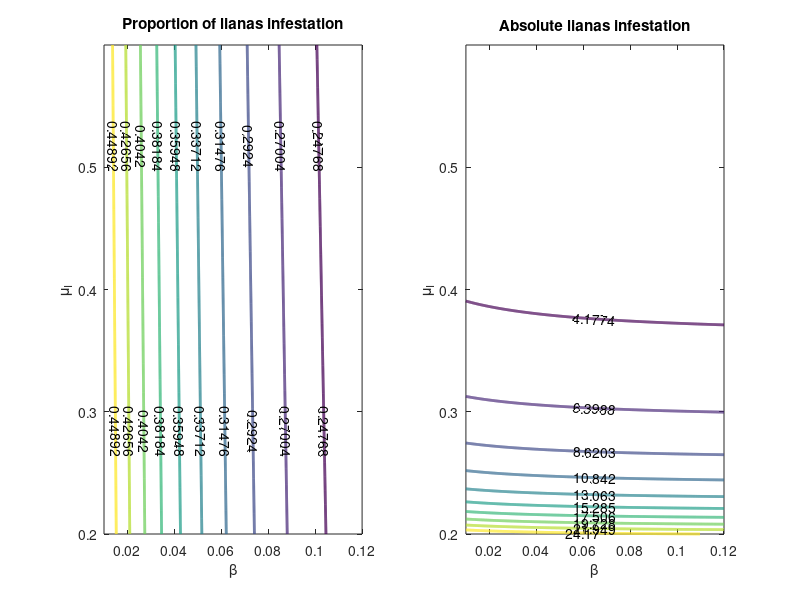

Recreate this plot in MATLAB.
mu_y = 0.25;
mu_m = 0.18; 
gamma = 0.03; 
alpha = 0.05; 
lambda = 0.2; 

% Generate grid of varying parameters
num_points = 1000;
beta = linspace(0.01, 0.12, num_points);
mu_i = linspace(0.2, 0.6, num_points);
[Mu_i, Beta] = meshgrid(mu_i, beta);

% Calculate endemic equilibrium
Y_bar = (gamma + Mu_i) ./ Beta;
I_bar = ((mu_m * Y_bar * (1 + alpha/mu_m)) ./ ...
    (alpha*gamma*(mu_m - lambda) + Mu_i)) ...
    - ((mu_m * (gamma + Mu_i) * (alpha + mu_y)) ...
    ./ (Beta*alpha*gamma * (mu_m - lambda) + Mu_i));
M_bar = (alpha*Y_bar + alpha*gamma*I_bar) / mu_m;

I_proportion = I_bar ./ (Y_bar + I_bar + M_bar);

subplot(1, 2, 1);
contour(beta, mu_i, I_proportion, 'LineWidth', 2, 'ShowText', 'on');
xlabel('\beta');
ylabel('\mu_I');
title('Proportion of lianas infestation');

subplot(1, 2, 2);
contour(beta, mu_i, I_bar, 'LineWidth', 2, 'ShowText', 'on');
xlabel('\beta');
ylabel('\mu_I');
title('Absolute lianas infestation');
